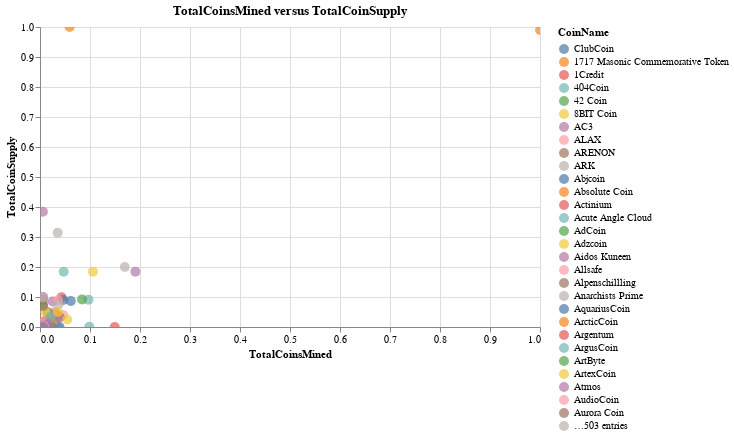

Notebook code for this chart:
### Code cell
# Plot the scatter with x="TotalCoinsMined" and y="TotalCoinSupply"
fig2 = alt.Chart(clustered_tradable_df).mark_circle(
    size=100
).encode(
    alt.X("TotalCoinsMined", title="TotalCoinsMined", scale=alt.Scale(zero=False)),
    alt.Y("TotalCoinSupply", title="TotalCoinSupply", scale=alt.Scale(zero=False)),
    color="CoinName",
    tooltip=["CoinName", "TotalCoinsMined", "TotalCoinSupply"]
).properties(
    height=300,
    width=500,
    title="TotalCoinsMined versus TotalCoinSupply").interactive()
fig2

### Figure 1 — Vega-Lite specification as saved in the notebook (floating-point values rounded to 4 significant figures; data arrays with more than 128 entries replaced by an {"elided": "..."} marker saying what was removed)
{"config": {"view": {"continuousWidth": 400, "continuousHeight": 300}}, "data": {"name": "data-55e6b01306cc31e710a281780a87f5f2"}, "mark": {"type": "circle", "size": 100}, "encoding": {"color": {"type": "nominal", "field": "CoinName"}, "tooltip": [{"type": "nominal", "field": "CoinName"}, {"type": "quantitative", "field": "TotalCoinsMined"}, {"type": "quantitative", "field": "TotalCoinSupply"}], "x": {"type": "quantitative", "field": "TotalCoinsMined", "scale": {"zero": false}, "title": "TotalCoinsMined"}, "y": {"type": "quantitative", "field": "TotalCoinSupply", "scale": {"zero": false}, "title": "TotalCoinSupply"}}, "height": 300, "selection": {"selector002": {"type": "interval", "bind": "scales", "encodings": ["x", "y"]}}, "title": "TotalCoinsMined versus TotalCoinSupply", "width": 500, "$schema": "https://vega.github.io/schema/vega-lite/v4.8.1.json", "datasets": {"data-55e6b01306cc31e710a281780a87f5f2": {"elided": "533 records"}}}
